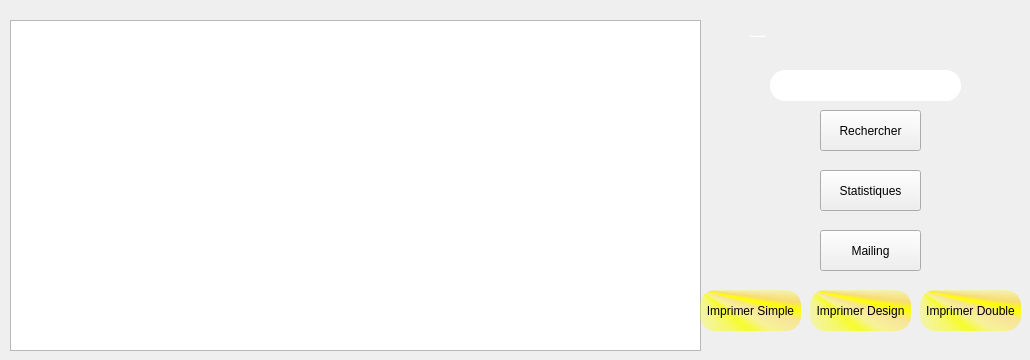
       <widget class="QWidget" name="Afficher">
        <attribute name="title">
         <string>Afficher des Réservations</string>
        </attribute>
        <widget class="QPushButton" name="pushButton_stat">
         <property name="geometry">
          <rect>
           <x>820</x>
           <y>170</y>
           <width>101</width>
           <height>41</height>
          </rect>
         </property>
         <property name="text">
          <string>Statistiques</string>
         </property>
        </widget>
        <widget class="QTableView" name="tableRes">
         <property name="geometry">
          <rect>
           <x>10</x>
           <y>20</y>
           <width>691</width>
           <height>331</height>
          </rect>
         </property>
         <property name="styleSheet">
          <string notr="true">background-image:url(::/white.png);</string>
         </property>
        </widget>
        <widget class="QPushButton" name="pushButton_rechercher">
         <property name="geometry">
          <rect>
           <x>820</x>
           <y>110</y>
           <width>101</width>
           <height>41</height>
          </rect>
         </property>
         <property name="text">
          <string>Rechercher</string>
         </property>
        </widget>
        <widget class="QLabel" name="label_saisir_2">
         <property name="geometry">
          <rect>
           <x>750</x>
           <y>20</y>
           <width>221</width>
           <height>31</height>
          </rect>
         </property>
         <property name="font">
          <font>
           <family>century gothic</family>
           <pointsize>-1</pointsize>
           <underline>true</underline>
           <strikeout>false</strikeout>
          </font>
         </property>
         <property name="layoutDirection">
          <enum>Qt::LeftToRight</enum>
         </property>
         <property name="styleSheet">
          <string notr="true">
color:white;


</string>
         </property>
         <property name="frameShape">
          <enum>QFrame::NoFrame</enum>
         </property>
         <property name="lineWidth">
          <number>1</number>
         </property>
         <property name="text">
          <string>               Saisir l'ID de réservation à chercher :</string>
         </property>
         <property name="textFormat">
          <enum>Qt::RichText</enum>
         </property>
         <property name="scaledContents">
          <bool>false</bool>
         </property>
        </widget>
        <widget class="QLineEdit" name="lineEdit_chercher">
         <property name="geometry">
          <rect>
           <x>770</x>
           <y>70</y>
           <width>191</width>
           <height>31</height>
          </rect>
         </property>
         <property name="font">
          <font>
           <family>century gothic</family>
           <pointsize>-1</pointsize>
           <weight>75</weight>
           <bold>true</bold>
          </font>
         </property>
         <property name="styleSheet">
          <string notr="true">border-radius:15px;
</string>
         </property>
         <property name="maxLength">
          <number>8</number>
         </property>
         <property name="alignment">
          <set>Qt::AlignCenter</set>
         </property>
        </widget>
        <widget class="QPushButton" name="pushButton_imprimer_10">
         <property name="geometry">
          <rect>
           <x>700</x>
           <y>290</y>
           <width>101</width>
           <height>41</height>
          </rect>
         </property>
         <property name="styleSheet">
          <string notr="true">

QPushButton
{
background-color: qconicalgradient(cx:0, cy:0, angle:135, stop:0 rgba(255, 255, 0, 69), stop:0.375 rgba(255, 255, 0, 69), stop:0.423533 rgba(251, 255, 0, 145), stop:0.45 rgba(247, 255, 0, 208), stop:0.477581 rgba(255, 244, 71, 130), stop:0.518717 rgba(255, 218, 71, 130), stop:0.55 rgba(255, 255, 0, 255), stop:0.57754 rgba(255, 203, 0, 130), stop:0.625 rgba(255, 255, 0, 69), stop:1 rgba(255, 255, 0, 69));
border-radius:15px;
}
QPushButton:hover
{
color:black;
border-radius:15px;
background:rgb(197, 250, 255);
}


</string>
         </property>
         <property name="text">
          <string>Imprimer Simple</string>
         </property>
        </widget>
        <widget class="QPushButton" name="pushButton_imprimer_9">
         <property name="geometry">
          <rect>
           <x>810</x>
           <y>290</y>
           <width>101</width>
           <height>41</height>
          </rect>
         </property>
         <property name="styleSheet">
          <string notr="true">

QPushButton
{
background-color: qconicalgradient(cx:0, cy:0, angle:135, stop:0 rgba(255, 255, 0, 69), stop:0.375 rgba(255, 255, 0, 69), stop:0.423533 rgba(251, 255, 0, 145), stop:0.45 rgba(247, 255, 0, 208), stop:0.477581 rgba(255, 244, 71, 130), stop:0.518717 rgba(255, 218, 71, 130), stop:0.55 rgba(255, 255, 0, 255), stop:0.57754 rgba(255, 203, 0, 130), stop:0.625 rgba(255, 255, 0, 69), stop:1 rgba(255, 255, 0, 69));
border-radius:15px;
}
QPushButton:hover
{
color:black;
border-radius:15px;
background:rgb(197, 250, 255);
}


</string>
         </property>
         <property name="text">
          <string>Imprimer Design</string>
         </property>
        </widget>
        <widget class="QPushButton" name="pushButton_imprimer_8">
         <property name="geometry">
          <rect>
           <x>920</x>
           <y>290</y>
           <width>101</width>
           <height>41</height>
          </rect>
         </property>
         <property name="styleSheet">
          <string notr="true">

QPushButton
{
background-color: qconicalgradient(cx:0, cy:0, angle:135, stop:0 rgba(255, 255, 0, 69), stop:0.375 rgba(255, 255, 0, 69), stop:0.423533 rgba(251, 255, 0, 145), stop:0.45 rgba(247, 255, 0, 208), stop:0.477581 rgba(255, 244, 71, 130), stop:0.518717 rgba(255, 218, 71, 130), stop:0.55 rgba(255, 255, 0, 255), stop:0.57754 rgba(255, 203, 0, 130), stop:0.625 rgba(255, 255, 0, 69), stop:1 rgba(255, 255, 0, 69));
border-radius:15px;
}
QPushButton:hover
{
color:black;
border-radius:15px;
background:rgb(197, 250, 255);
}


</string>
         </property>
         <property name="text">
          <string>Imprimer Double</string>
         </property>
        </widget>
        <widget class="QPushButton" name="pushButton_9">
         <property name="geometry">
          <rect>
           <x>820</x>
           <y>230</y>
           <width>101</width>
           <height>41</height>
          </rect>
         </property>
         <property name="text">
          <string>Mailing</string>
         </property>
        </widget>
       </widget>
